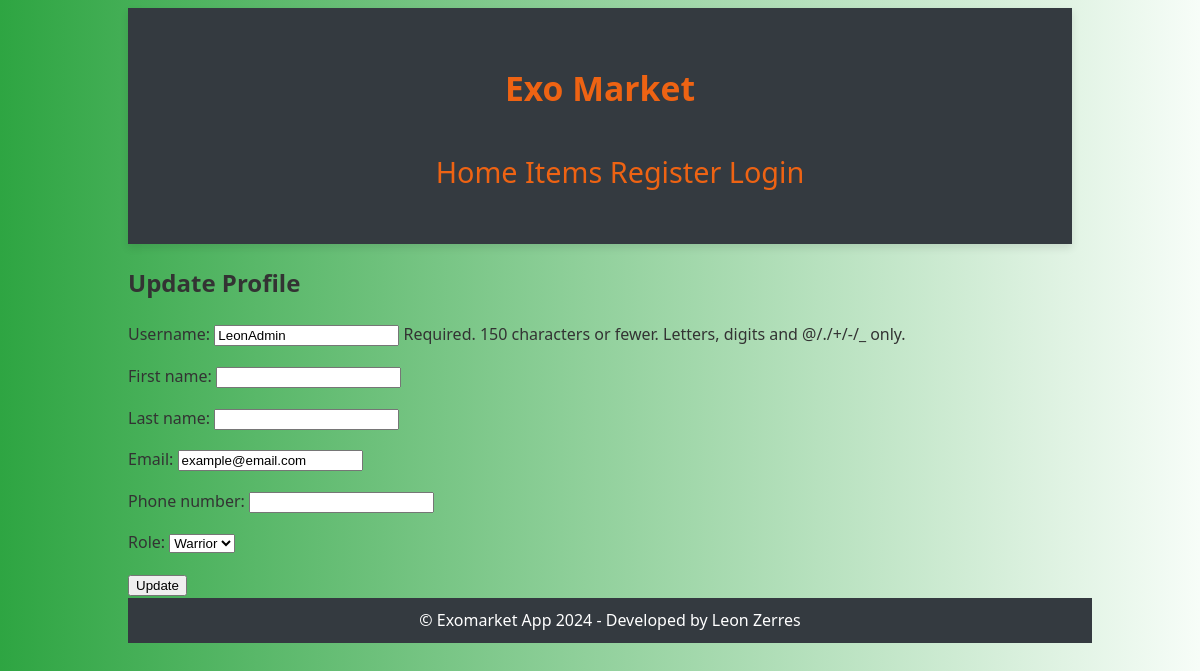
/profile/LeonAdmin/update/, run on the app's committed database.
### exomarket_app/models.py (models this page shows, shortened)
class CustomUser(AbstractUser):
    ROLE_CHOICES = [
        ("WI", "Wizard"),
        ("WA", "Warrior")
    ]
    coins = models.IntegerField(default=1000)
    phone_number = models.CharField(max_length=15, blank=True, null=True, validators=[validate_phone_number])
    role = models.CharField(choices=ROLE_CHOICES, max_length=10)
    email = models.EmailField(unique=True)
    class Meta:
        ordering = ['username']
        verbose_name = 'User'
        verbose_name_plural = 'Users'

### exomarket_app/views.py (the view, shortened to what this page needs)
# urls.py: path('profile/<slug:username>/update/', UserUpdateView.as_view(), name='profile_update'),
class UserUpdateView(UpdateView):
    model = CustomUser
    fields = ['username', 'first_name', 'last_name', 'email', 'phone_number', 'role']
    template_name = 'exomarket_app/profile_update.html'
    def get_object(self, queryset=None):
        username = self.kwargs.get('username')
        return get_object_or_404(CustomUser, username=username)

### exomarket_app/templates/exomarket_app/profile_update.html (shortened to what this page needs)
{% extends 'exomarket_app/base.html' %}
{% load static %}
{% block content %}
  <h2>Update Profile</h2>
  <form method="post">
    {{ form.as_p }}
    <button type="submit">Update</button>
  </form>
{% endblock %}

### static/css/styles.css (style rules this page uses)
body { font-family: 'Segoe UI', Tahoma, Geneva, Verdana, sans-serif; padding-left: 10%; padding-right: 10%; background: linear-gradient(to right, #2ea542, #f7fdf8); min-height: 100vh; color: #333; line-height: 1.6; justify-content: center; align-items: center; }

### data on the page
CustomUser: username "LeonAdmin", email "example@email.com", role "Warrior"
